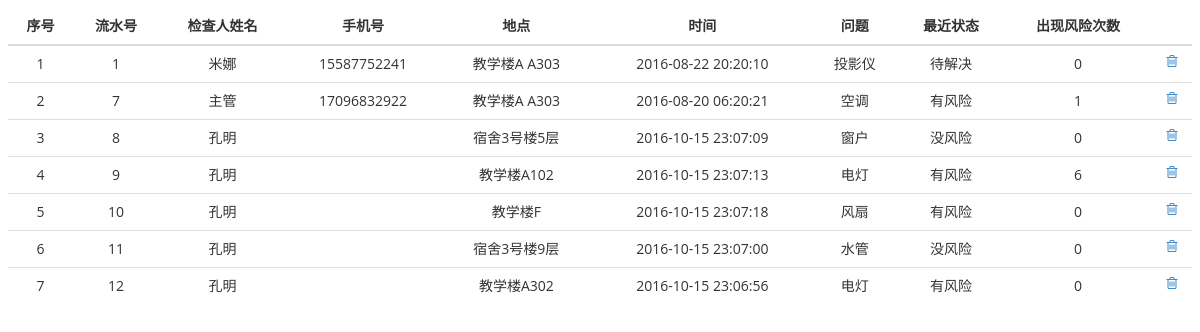
/Repair/repairsWeb/inspect.php, run on the app's committed database.
### tables this page shows
CREATE TABLE `checkorder` (
  `id` int(11) NOT NULL AUTO_INCREMENT,
  `sockername` text,
  `sockerphone` text,
  `position` text,
  `time` datetime DEFAULT NULL,
  `question` text,
  `showdir` text,
  `hosty` int(11) DEFAULT '0',
  PRIMARY KEY (`id`)
);

### Repair/repairsWeb/inspect.php (the view, shortened to what this page needs)
<!DOCTYPE html PUBLIC "-//W3C//DTD XHTML 1.0 Transitional//EN" "http://www.w3.org/TR/xhtml1/DTD/xhtml1-transitional.dtd">
<html xmlns="http://www.w3.org/1999/xhtml">
<head>
<link rel="stylesheet" type="text/css" href="lib/bootstrap/css/bootstrap.css">
<link rel="stylesheet" href="lib/font-awesome/css/font-awesome.css">
<link rel="stylesheet" type="text/css" href="stylesheets/theme.css">
</head>
<body class="bod">
<?php
    function ShowTable(){
	 $sql="select * from checkorder";
		$pagesize=10;
			    if(isset($_GET['page']))
			    {
				 $p=(int)$_GET['page'];
				 } else
				 {  $p=1; }
				  $start=$pagesize*($p-1);
				  $queryj=mysql_query("$sql limit $start,$pagesize");
      	echo "<table class='table'><thead><tr>";
		echo "
		<th>序号</th>
		<th>流水号</th>
		<th>检查人姓名</th>
		<th>手机号</th>
		<th>地点</th>
		<th>时间</th>
		<th>问题</th>
		<th>最近状态</th>
		<th>出现风险次数</th>
		";
		echo "<th style=' width='3.5em''></th></tr></thead>";
		echo "<tbody>";
		$serial=1;
        while($row=mysql_fetch_array($queryj)){
            echo "<tr>
			<td>".$serial++."</td>
			<td>".$row['id']."</td>
			<td>".$row['sockername']."</td>
			<td>".$row['sockerphone']."</td>
			<td>".$row['position']."</td>
			<td>".$row['time']."</td>
			<td>".$row['question']."</td>
			<td>".$row['showdir']."</td>
			<td>".$row['hosty']."</td>";
			$id=$row[0];
			echo "<td>
			<a href='expand/script/inspect_delete.php?id=$id' role='button' data-toggle='modal'>
			<i class='fa fa-trash-o'></i></a></td>";
            echo "</tr>";
        }
        echo "</tbody></table>";
		}
    ShowTable();
?>
</body>
</html>

### Repair/repairsWeb/stylesheets/theme.css (style rules this page uses)
.bod { margin:8px }
body { background: #fafafa; background-color:#FFF; background-position: initial initial; background-repeat: initial initial; margin: 0px; padding: 0px; }
body, h1, h2, h3, h4, h5, h6, p, a, .h1, .h2, .h3, .h4, .h5, .h6 { font-family: 'Open Sans', helvetica, arial, sans-serif; }

### Repair/repairsWeb/inspect.php (style rules this page uses)
.bod { margin:8px }

### data on the page
checkorder: id "1", sockername "米娜", sockerphone "15587752241", position "教学楼A A303", time "2016-08-22 20:20:10", question "投影仪", showdir "待解决", hosty "0"
checkorder: id "7", sockername "主管", sockerphone "17096832922", position "教学楼A A303", time "2016-08-20 06:20:21", question "空调", showdir "有风险", hosty "1"
checkorder: id "8", sockername "孔明", position "宿舍3号楼5层", time "2016-10-15 23:07:09", question "窗户", showdir "没风险", hosty "0"
checkorder: id "9", sockername "孔明", position "教学楼A102", time "2016-10-15 23:07:13", question "电灯", showdir "有风险", hosty "6"
checkorder: id "10", sockername "孔明", position "教学楼F", time "2016-10-15 23:07:18", question "风扇", showdir "有风险", hosty "0"
checkorder: id "11", sockername "孔明", position "宿舍3号楼9层", time "2016-10-15 23:07:00", question "水管", showdir "没风险", hosty "0"
checkorder: id "12", sockername "孔明", position "教学楼A302", time "2016-10-15 23:06:56", question "电灯", showdir "有风险", hosty "0"
